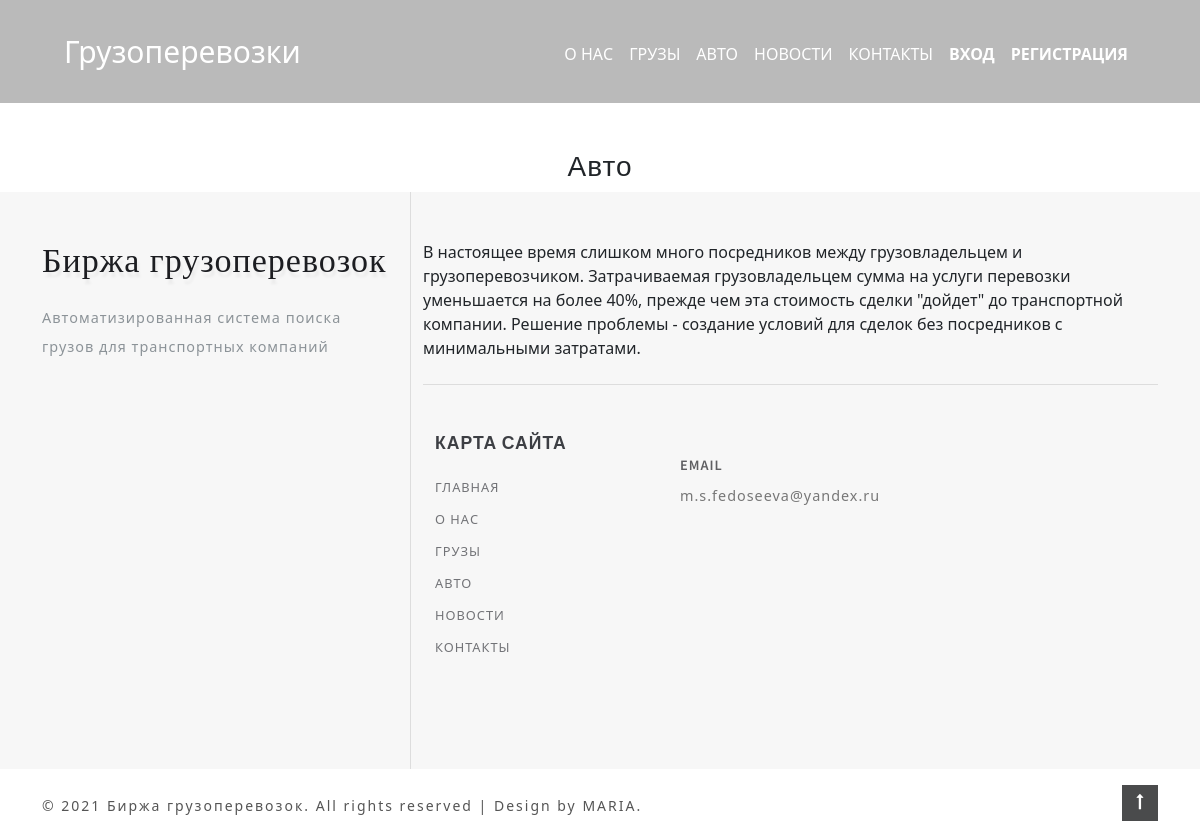
Page /cars/ on the earlier database version.
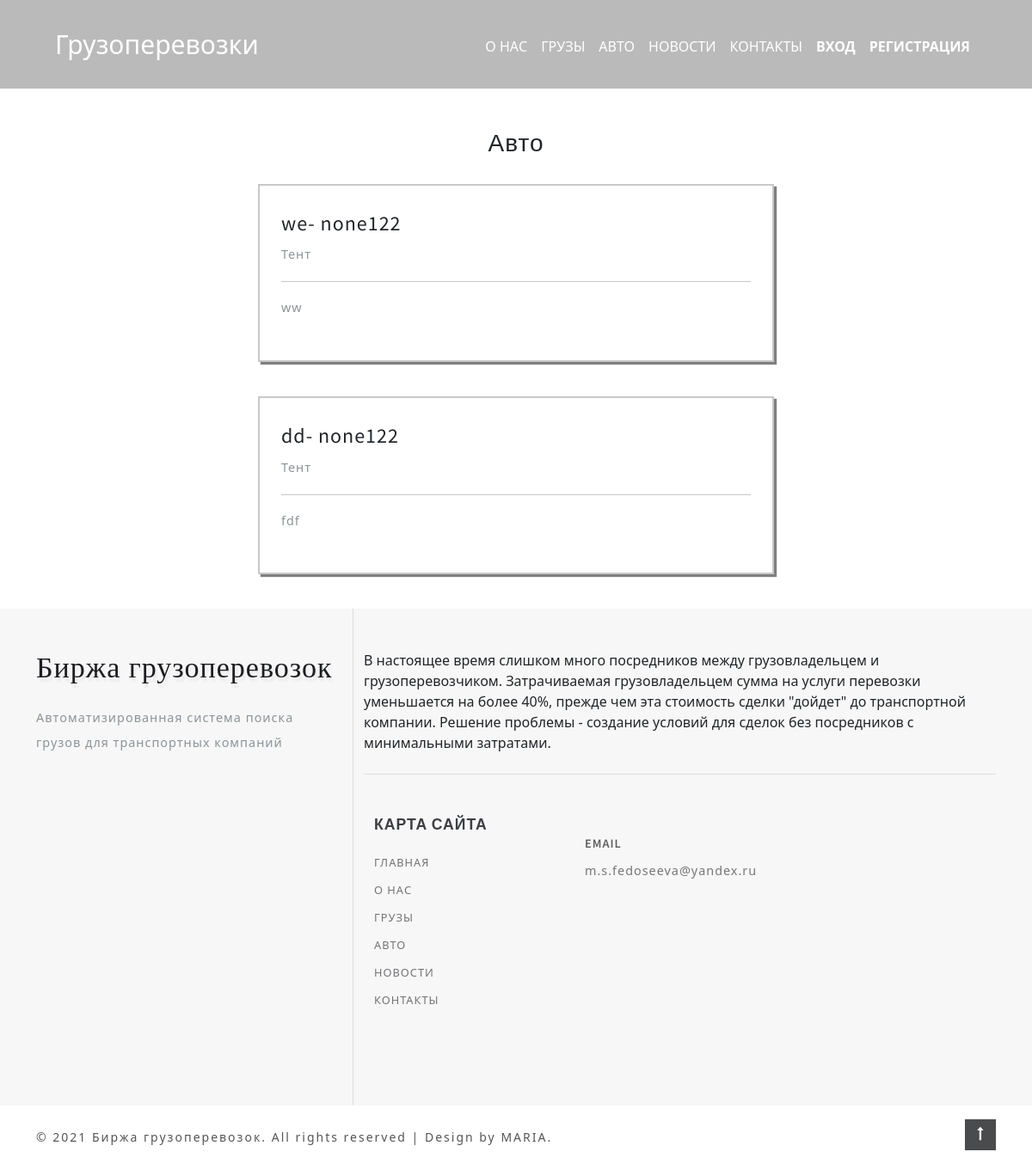
Same page on the later database version.
### freights/models.py (models this page shows, shortened)
class Car(models.Model):
    title2 = models.CharField("Марка", max_length=100)
    driver = models.ForeignKey(Driver, on_delete=models.CASCADE,)
    description = models.TextField("Описание")
    category = models.ForeignKey(
        Category, verbose_name="Тип кузова", on_delete=models.SET_NULL, null=True
    )
    url = models.SlugField(max_length=130, unique=True)
    class Meta:
        verbose_name = "Автомобиль"
        verbose_name_plural = "Автомобили"

class Category(models.Model):
    name = models.CharField("Тип кузова", max_length=150)
    description = models.TextField("Описание")
    url = models.SlugField(max_length=160, unique=True)
    def __str__(self):
        return self.name
    class Meta:
        verbose_name = "Тип кузова"
        verbose_name_plural = "Типы кузова"

### accounts/models.py (models this page shows)
class Driver(models.Model):
    user = models.OneToOneField(User, on_delete = models.CASCADE, primary_key = True)
    phone_number = models.CharField(max_length=20)
    designation = models.CharField(max_length=20)
    company = models.CharField(max_length=20, default="none")
    def __str__(self):
        return self.company

### freights/views.py (the view)
# urls.py: path("cars/", views.CarsView.as_view(), name='cars'),
class CarsView(TypePay, ListView):
    model = Car
    template_name = 'freights/car_list.html'
    queryset = Car.objects.all()

### templates/freights/car_list.html (shortened to what this page needs)
{% extends 'base.html' %}
{% block content%}
{% block cars %}
<div class="page-block">
    <h3 style="text-align: center;">Авто</h3>
            {% for car in car_list %}
           <div class="cars">
            <h4> {{ car.title2 }}<span>- {{ car.driver}} </span></h4>
            <p>{{car.category}}</p>
            <hr>
            <p class="editContent" style="outline: none; cursor: inherit; width:100%">{{car.description|safe}}</p>
           </div>
            {% endfor %}
</div>
{% endblock cars %}
{% endblock content%}

### templates/base.html (shortened to what this page needs)
<!DOCTYPE html>
{% load static%}
<html lang="ru">
<head>
     <link rel="stylesheet" href="{% static 'css/bootstrap.css' %} ">
     <link rel="stylesheet" href="{% static 'css/style.css' %}" type="text/css" media="all">
     <link href="{% static 'css/font-awesome.css' %}" rel="stylesheet">
     <link href="https://cdn.jsdelivr.net/npm/bootstrap@5.0.1/dist/css/bootstrap.min.css" rel="stylesheet">
</head>
<body>
  <div id="page" class="page">
    {%include 'include/header.html'%}
  </div>
{% block content%}
{% endblock content%}
{%include 'include/footer.html'%}
</body>
</html>

### templates/include/header.html (shortened to what this page needs)
{% load freight_tag%}
    <header class="header">
        <div class="container-fluid px-lg-5">
        <nav class="navbar navbar-expand-lg navbar-light  py-4">
            <div style="max-width:1200px; width:100%" class="">
              <a class="navbar-brand" id="logot" style="outline: none; outline-offset: -2px; cursor: inherit; color: rgb(255, 255, 255); font-size: 30px; background-color: rgba(0, 0, 0, 0); " href="/">Грузоперевозки</a>
              <div class="collapse navbar-collapse" style="float:right; margin-top:10px" id="navbarSupportedContent">
                <ul class="navbar-nav me-auto mb-2 mb-lg-0">
                  <li class="nav-item">
                    <a class="nav-link"  style="color: rgb(255, 255, 255); font-weight: 500; text-transform: uppercase;"  href="/about">О нас</a>
                  </li>
                  <li class="nav-item">
                    <a class="nav-link" style="color: rgb(255, 255, 255); font-weight: 500; text-transform: uppercase;" href="{% url 'freights' %}">Грузы</a>
                  </li>
                  <li class="nav-item">
                    <a class="nav-link" style="color: rgb(255, 255, 255); font-weight: 500; text-transform: uppercase;"  href="{% url 'cars' %}">Авто</a>
                  </li>
                  <li class="nav-item">
                    <a class="nav-link" style="color: rgb(255, 255, 255); font-weight: 500; text-transform: uppercase;" href="{% url 'news' %}">Новости</a>
                  </li>
                  <li class="nav-item">
                    <a class="nav-link"  style="color: rgb(255, 255, 255); font-weight: 500; text-transform: uppercase;" href="{% url 'contacts' %}">Контакты</a>
                  </li>
                    {% if user.is_authenticated %}
                    <li class="nav-item">
                            <span class="nav-link" style="color:white">{{ user.username }}</span> </li><li class="nav-item">
                              <a class="nav-link" href="/admin"
                                 style="color: rgb(255, 255, 255); font-weight: 700; text-transform: uppercase;">
                                  Личный кабинет
                              </a>
                              </li><li class="nav-item">
                            <a class="nav-link" href="{% url 'account_logout' %}"
                               style="color: rgb(255, 255, 255); font-weight: 700; text-transform: uppercase;">
                                Выход
                            </a>
                            </li>
                        {% else %}
                        <li class="nav-item">
                            <a  class="nav-link" href="{% url 'account_login' %}"
                               style="color: rgb(255, 255, 255); font-weight: 700; text-transform: uppercase;">
                                Вход
                            </a></li>  <li class="nav-item">
                             <a class="nav-link" href="{% url 'register' %}"
                               style="color: rgb(255, 255, 255); font-weight: 700; text-transform: uppercase;">
                                Регистрация
                            </a>
                          </li>
                        {% endif %}
                </ul>
              </div>
            </div>
          </nav>
        </div>
    </header>

### templates/include/footer.html
<footer class="editContent">
    <div class="container">
        <div class="row footer-top">
            <div class="col-lg-4 footer-grid_section_w3layouts">
                <h2 class="logo-2 mb-lg-4 mb-3">
                    <a href="index.html" class="editContent">
                                <span class="fa" aria-hidden="true">
                                    Биржа грузоперевозок
                                </span>
                    </a>
                </h2>
                <p class="editContent">
                    Автоматизированная система поиска грузов для транспортных компаний
                </p>
            </div>
            <div class="col-lg-8 footer-right">
                <div class="w3layouts-news-letter">
                    В настоящее время слишком много посредников между грузовладельцем и грузоперевозчиком. Затрачиваемая грузовладельцем сумма на услуги перевозки уменьшается на более 40%, прежде чем эта стоимость сделки "дойдет" до транспортной компании.
                    Решение проблемы - создание условий для сделок без посредников с минимальными затратами.
                </div>
                <div class="row mt-lg-4 bottom-w3layouts-sec-nav mx-0">
                    <div class="col-md-4 footer-grid_section_w3layouts">
                        <h3 class="footer-title text-uppercase editContent mb-lg-4 mb-3">
                            Карта сайта</h3>
                        <ul class="list-unstyled w3layouts-icons">
                            <li>
                                <a href="/" class="editContent">Главная</a>
                            </li>
                            <li>
                                <a href="/about" class="editContent">О нас</a>
                            </li>
                            <li>
                                <a href="{% url 'freights' %}" class="editContent">Грузы</a>
                            </li>
                            <li>
                                <a href="{% url 'cars' %}" class="editContent">Авто</a>
                            </li>
                            <li>
                                <a href="{% url 'news' %}" class="editContent">Новости</a>
                            </li>
                            <li>
                                <a href="{% url 'contacts' %}" class="editContent">Контакты</a>
                            </li>
                        </ul>
                    </div>
                    <div class="col-md-4 footer-grid_section_w3layouts my-md-0 my-5">
                        <div class="contact-info">
                            <div class="footer-address-inf my-4">
                                <h4 class="ad-info mb-2 editContent">Email </h4>
                                <p class="editContent"><a href="mailto:m.s.fedoseeva@yandex.ru">m.s.fedoseeva@yandex.ru</a>
                                </p>
                            </div>
                        </div>
                    </div>
                </div>
            </div>
        </div>
    </div>
</footer>
<div class="cpy-right py-3">
    <div class="container">
        <div class="row">
            <p class="col-md-10 text-left">© 2021 Биржа грузоперевозок. All rights reserved | Design by
                <a href="#"> MARIA.</a>
            </p>
            <a href="#logot" class="move-top text-right col-md-2"><span
                    class="fa fa-long-arrow-up" aria-hidden="true"></span></a>
        </div>
    </div>
</div>

### static/css/style.css (style rules this page uses)
html, body { margin: 0; font-size: 100%; background: #fff; font-family: 'Lato', sans-serif; scroll-behavior: smooth; }
body a { text-decoration: none; transition: 0.5s all; -webkit-transition: 0.5s all; -moz-transition: 0.5s all; -o-transition: 0.5s all; -ms-transition: 0.5s all; }
h1, h2, h3, h4, h5, h6 { margin: 0; letter-spacing: 1px; font-weight: 600; font-family: 'Source Sans Pro', sans-serif; }
p { font-size: 0.9em; color: #8c9398; line-height: 2em; letter-spacing: 1px; }
ul { margin: 0; padding: 0; }
header { position: absolute; z-index: 9; width: 100%; background-color: #00000045; }
nav { margin: 0; padding: 0; }
nav:after { content: ""; display: table; clear: both; }
nav ul { float: right; padding: 0; margin: 0; list-style: none; position: relative; }
nav ul li { display: inline-block; float: left; }
.nav-item, .nav-link { color:#fff }
li > a:only-child:after { content: ''; }
footer { background: #f7f7f7; }
h3.footer-title { font-size: 1.1em; font-weight: 600; letter-spacing: 1px; color: #3d3f44; }
footer p { font-size: 0.9em; }
.bottom-w3layouts-sec-nav { border-top: 1px solid #ddd; }
h2.logo-2 a { font-weight: 700; font-size: 34px; color: #1c1d21; text-shadow: 2px 5px 3px rgba(0, 0, 0, 0.06); letter-spacing: 1px; }
.contact-info h4, h4.sub-con-fo { font-size: 0.9em; letter-spacing: 1px; color: #5e5e61; font-weight: 600; text-transform: uppercase; }
.footer-grid_section_w3layouts li a { color: #727377; font-size: 0.8em; letter-spacing: 1px; display: block; margin: 1em 0; }
ul.w3layouts-icons li a { text-transform: uppercase; }
.footer-right { border-left: 1px solid #ddd; padding: 3em 0em 3em 2em; }
.footer-grid_section_w3layouts { padding: 3em 0; }
.contact-info a { color: #777; }
.cpy-right { display: flex; }
.cpy-right p { letter-spacing: 2px; font-size: 14px; margin-bottom: 0; margin-top: 0.5em; color: #555; }
.cpy-right p a { color: #555; }
a.move-top span { color: #fff; width: 36px; height: 36px; text-align: center; border: none; line-height: 2em; background: #4a4b4c; }
.page-block { padding-top:150px; }
.cars { max-width: 600px!important; width:100%; margin: 0 auto; border:2px solid #c7c8c9; padding-top:30px; padding-left:25px; padding-right: 25px; padding-bottom: 30px; box-shadow: 3px 3px 1px rgba(0,0,0,0.5); margin-top:30px; margin-bottom: 40px; }

Differences in the rows shown:
added Car: title2 "we", driver "none122", category "Тент", description "ww"
added Car: title2 "dd", driver "none122", category "Тент", description "fdf"
